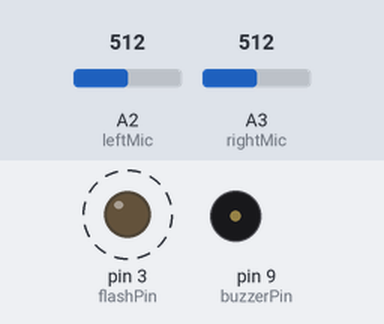
The sketch below on a simulated Arduino Uno, built with avr-gcc and run on an emulated ATmega328P. Shown: output pins drawn as LEDs (lit = HIGH), buzzer (waves = sounding). Dashed ring = blinking. The test bench sets the inputs (shaded band); at power-on: A2 (leftMic) = 512, A3 (rightMic) = 512. Pins used as bus, display or sensor lines are not drawn; what the sketch prints to the serial monitor is not drawn.

Above: at 0.05 s.
Timing chart, 0 to 3.0 s (numbered marks = the images above):
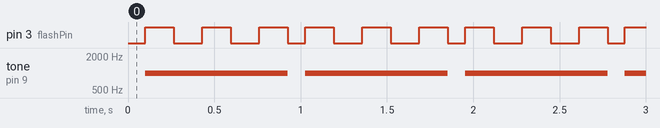

Measured:
- by itself, pin 3 (flashPin): alternates HIGH for 0.17 s and LOW for 0.17 s
- by itself, tone on pin 9 (buzzerPin): alternates 1000 Hz for 0.83 s and silent for 0.10 s

The sketch:

Microphone.ino
```cpp
const int rightMic = A3;
const int leftMic = A2;
int rightMicState = 0;
int leftMicState = 0;

int buzzerPin = 9;
int flashPin = 3;
int flashDelay = 165;

int loudnessThreshold = 300;

void setup(){
  pinMode(rightMic, INPUT);
  pinMode(leftMic, INPUT);
  pinMode(buzzerPin, OUTPUT);
  pinMode(flashPin, OUTPUT);
  Serial.begin(9600);
}

void loop(){
  rightMicState = analogRead(rightMic);
  leftMicState = analogRead(leftMic);
  Serial.print("Right: ");
  Serial.println(rightMicState);

  Serial.print("Left: ");
  Serial.println(leftMicState);
  delay(100);
  digitalWrite(buzzerPin, HIGH);

  if (rightMicState > loudnessThreshold || leftMicState > loudnessThreshold){
    flashAndBuzz();
    //message "Please refrain from screaming and maintain proper volume control"
  }

}

void flashAndBuzz(){
  tone(buzzerPin, 1000);

  digitalWrite(flashPin, HIGH);
  delay(flashDelay);
  digitalWrite(flashPin, LOW);
  delay(flashDelay);
   digitalWrite(flashPin, HIGH);
  delay(flashDelay);
  digitalWrite(flashPin, LOW);
  delay(flashDelay);
   digitalWrite(flashPin, HIGH);
  delay(flashDelay);
  digitalWrite(flashPin, LOW);
  digitalWrite(buzzerPin, LOW);

  noTone(buzzerPin);
}
```
